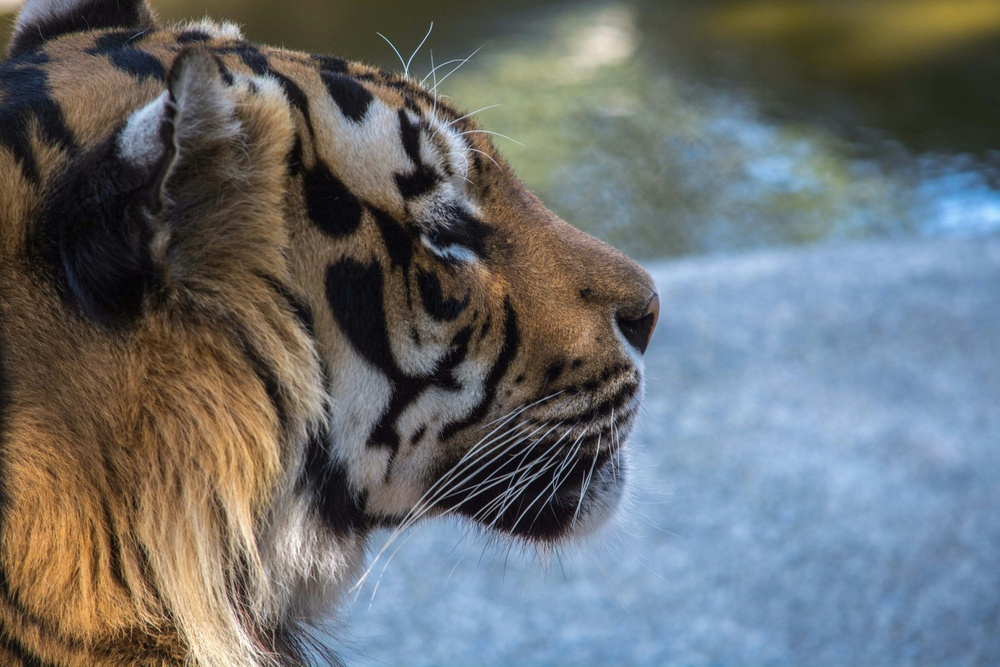
#> input picture input/image1.jpg, 1000 x 667 px, shrunk from 3000 x 2000 before the run; its folder holds only this picture in this run
$ python sobel-edge-detection.py
#> lines starting #> are read from the running program, lines starting #| are printed output that depends on the picture
# detect_sobel_ultra_optimized.py
import os
import time
from PIL import Image
from concurrent.futures import ProcessPoolExecutor

def read_image_with_pillow(filename):
#> called with filename = '../input/image1.jpg'
    try:
        with Image.open(filename) as img:
#> img is the input picture: PIL image 1000x667 RGB; mean R, G, B 106.5, 110.2, 112.1
            grayscale_img = img.convert('L')
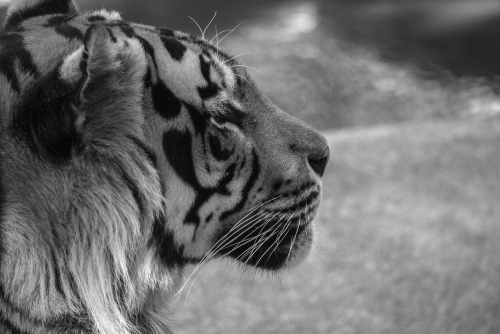
#> grayscale_img: PIL image 1000x667 L (shown at 1/2 size); min 1, max 254, mean 109.3
            width, height = grayscale_img.size
            pixel_data = list(grayscale_img.getdata())
#> pixel_data = 667000 items
            image_matrix = [pixel_data[i * width:(i + 1) * width] for i in range(height)]
#> image_matrix = 667 items
            return image_matrix, width, height
    except Exception as e:
        print(f"Erro ao ler o arquivo {filename}: {e}")
        return None, 0, 0

def write_image_with_pillow(filename, image_matrix, width, height):
    try:
        img = Image.new('L', (width, height))
        pixel_data = [pixel for row in image_matrix for pixel in row]
        img.putdata(pixel_data)
        img.save(filename)
    except Exception as e:
        print(f"Erro ao salvar o arquivo {filename}: {e}")

def process_chunk(args):
    image, width, start_row, end_row = args
    sobel_chunk = [[0] * width for _ in range(end_row - start_row)]

    for r in range(max(1, start_row), min(end_row, len(image)-1)):
        for c in range(1, width-1):
            # Cálculo direto de Gx e Gy
            gx = (image[r-1][c+1] + 2*image[r][c+1] + image[r+1][c+1]) - \
                 (image[r-1][c-1] + 2*image[r][c-1] + image[r+1][c-1])

            gy = (image[r-1][c-1] + 2*image[r-1][c] + image[r-1][c+1]) - \
                 (image[r+1][c-1] + 2*image[r+1][c] + image[r+1][c+1])

            magnitude = abs(gx) + abs(gy)
            sobel_chunk[r - start_row][c] = magnitude

    return start_row, end_row, sobel_chunk

def apply_sobel_filter_ultra_optimized(image, width, height):
    num_workers = os.cpu_count() or 4
    chunk_size = (height + num_workers - 1) // num_workers
    chunks = []

    for i in range(num_workers):
        start_row = i * chunk_size
        end_row = min((i + 1) * chunk_size, height)
        chunks.append((image, width, start_row, end_row))

    sobel_image = [[0] * width for _ in range(height)]

    with ProcessPoolExecutor(max_workers=num_workers) as executor:
        results = executor.map(process_chunk, chunks)

        for start_row, end_row, chunk_data in results:
            for r in range(start_row, end_row):
                sobel_image[r] = chunk_data[r - start_row]

    # Normalização
    max_magnitude = max(max(row) for row in sobel_image)
    if max_magnitude > 0:
        for r in range(height):
            for c in range(width):
                sobel_image[r][c] = int((sobel_image[r][c] / max_magnitude) * 255)

    return sobel_image

if __name__ == "__main__":
    start_time = time.time()
    INPUT_FOLDER = "../input"
    SOBEL_OUTPUT_FOLDER = "sobel_edge_detection_output_ultra_optimized"
    os.makedirs(SOBEL_OUTPUT_FOLDER, exist_ok=True)

    print("="*50)
    print("SCRIPT ULTRA OTIMIZADO: DETECÇÃO DE BORDAS COM SOBEL")
    print(f"Pasta de Entrada: '{INPUT_FOLDER}'")
    print(f"Pasta de Saída: '{SOBEL_OUTPUT_FOLDER}'")
    print("="*50)

    if not os.path.isdir(INPUT_FOLDER):
        print(f"\nERRO: A pasta de entrada '{INPUT_FOLDER}' não foi encontrada.")
        print("Crie a pasta e coloque suas imagens nela.")
    else:
        files_to_process = os.listdir(INPUT_FOLDER)
        num_processed = 0
        for filename in files_to_process:
            if filename.lower().endswith(('.png', '.jpg', '.jpeg', '.bmp')):
                input_path = os.path.join(INPUT_FOLDER, filename)
                print(f"\n--- Processando: {filename} ---")

                original_image, width, height = read_image_with_pillow(input_path)
#> original_image = 667 items; height = 667
                if original_image:
                    sobel_image = apply_sobel_filter_ultra_optimized(original_image, width, height)
#> in apply_sobel_filter_ultra_optimized, `chunk_size = (height + num_workers - 1) // num_workers`: chunk_size = 334
#> the loop in apply_sobel_filter_ultra_optimized, `for i in range(num_workers):` made 2 passes
#> (start_row, end_row) on passes 1 to 2: (0, 334), (334, 667)
#> after the loop in apply_sobel_filter_ultra_optimized, `for i in range(num_workers):`: chunks = 2 items
#> in apply_sobel_filter_ultra_optimized, `sobel_image = [[0] * width for _ in range(height)]`: sobel_image = 667 items
#> the loop in apply_sobel_filter_ultra_optimized, `for start_row, end_row, chunk_data in results:` made 2 passes
#> in apply_sobel_filter_ultra_optimized, `max_magnitude = max(max(row) for row in sobel_image)`: max_magnitude = 922
#> sobel_image = 667 items

                    base_name, _ = os.path.splitext(filename)
                    output_path = os.path.join(SOBEL_OUTPUT_FOLDER, f"sobel_{base_name}.png")

                    write_image_with_pillow(output_path, sobel_image, width, height)
#> in write_image_with_pillow, `pixel_data = [pixel for row in image_matrix for pixel in row]`: pixel_data = 667000 items
#> in write_image_with_pillow, `img.putdata(pixel_data)`:
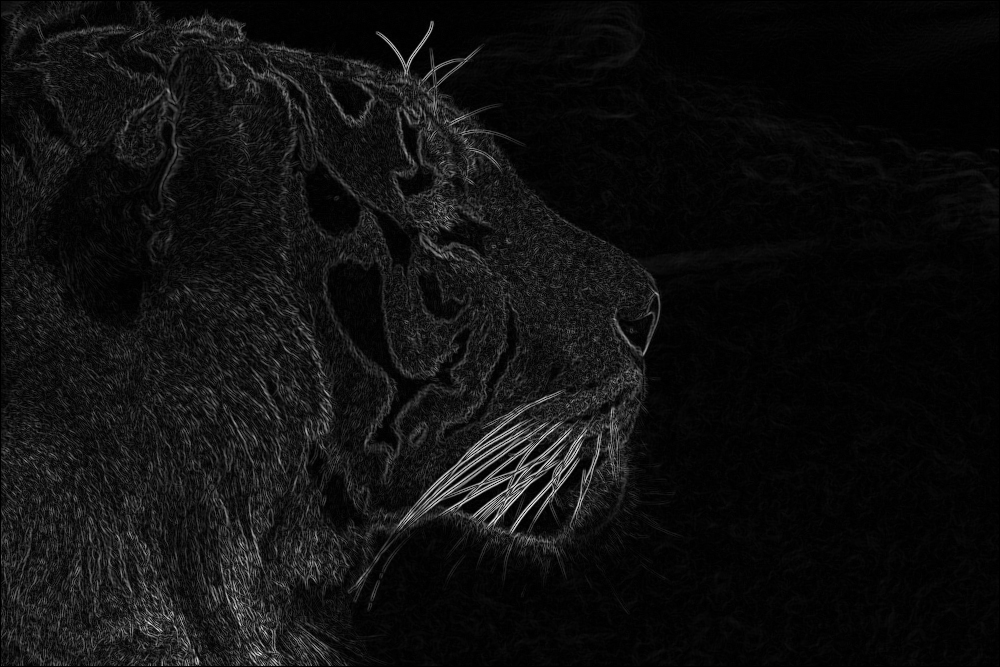
#> img: PIL image 1000x667 L; min 0, max 255, mean 15.7
                    print(f"Resultado do Sobel salvo em: {output_path}")
                    num_processed += 1

        end_time = time.time()
        print("\n" + "="*50)
        print("Detecção de bordas concluída!")
        print(f"Total de imagens processadas: {num_processed}")
        print(f"Tempo de execução: {end_time - start_time:.2f} segundos.")
        print("="*50)

$ run again, on input/image13.jpg
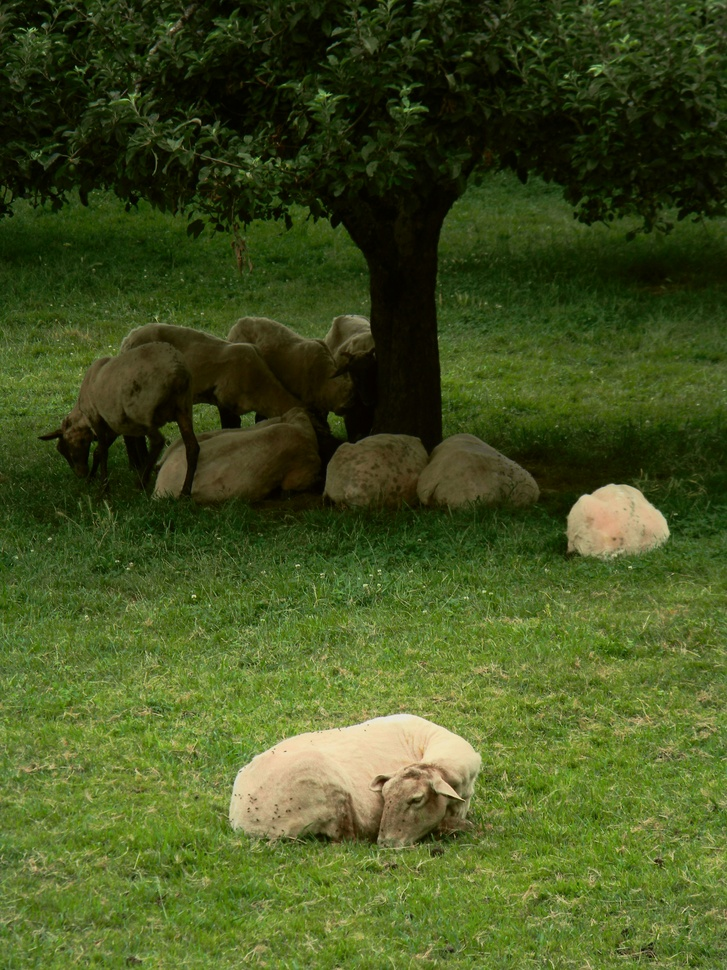
#> input picture input/image13.jpg, 727 x 970 px, shrunk from 3000 x 4000 before the run
#> in read_image_with_pillow, img is the input picture: PIL image 727x970 RGB; mean R, G, B 68.1, 83, 32.4
#> in read_image_with_pillow, `grayscale_img = img.convert('L')`:
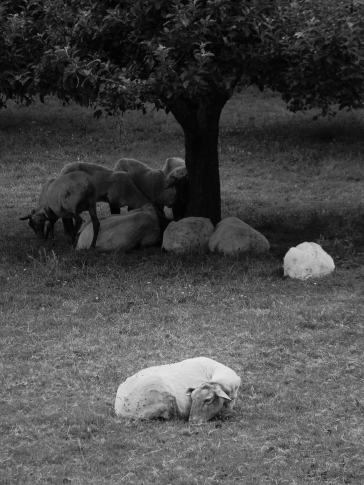
#> grayscale_img: PIL image 727x970 L (shown at 1/2 size); min 1, max 237, mean 72.7
#> in read_image_with_pillow, `pixel_data = list(grayscale_img.getdata())`: pixel_data = 705190 items
#> image_matrix = 970 items
#> `original_image, width, height = read_image_with_pillow(input_path)`: height = 970
#> chunk_size = 485
#> the loop in apply_sobel_filter_ultra_optimized, `for i in range(num_workers):` made 2 passes
#> (start_row, end_row) on passes 1 to 2: (0, 485), (485, 970)
#> after the loop in apply_sobel_filter_ultra_optimized, `for i in range(num_workers):`: chunks = 2 items
#> in apply_sobel_filter_ultra_optimized, `sobel_image = [[0] * width for _ in range(height)]`: sobel_image = 970 items
#> the loop in apply_sobel_filter_ultra_optimized, `for start_row, end_row, chunk_data in results:` made 2 passes
#> max_magnitude = 1016
#> `sobel_image = apply_sobel_filter_ultra_optimized(original_image, width..`: sobel_image = 970 items
#> in write_image_with_pillow, `pixel_data = [pixel for row in image_matrix for pixel in row]`: pixel_data = 705190 items
#> in write_image_with_pillow, `img.putdata(pixel_data)`:
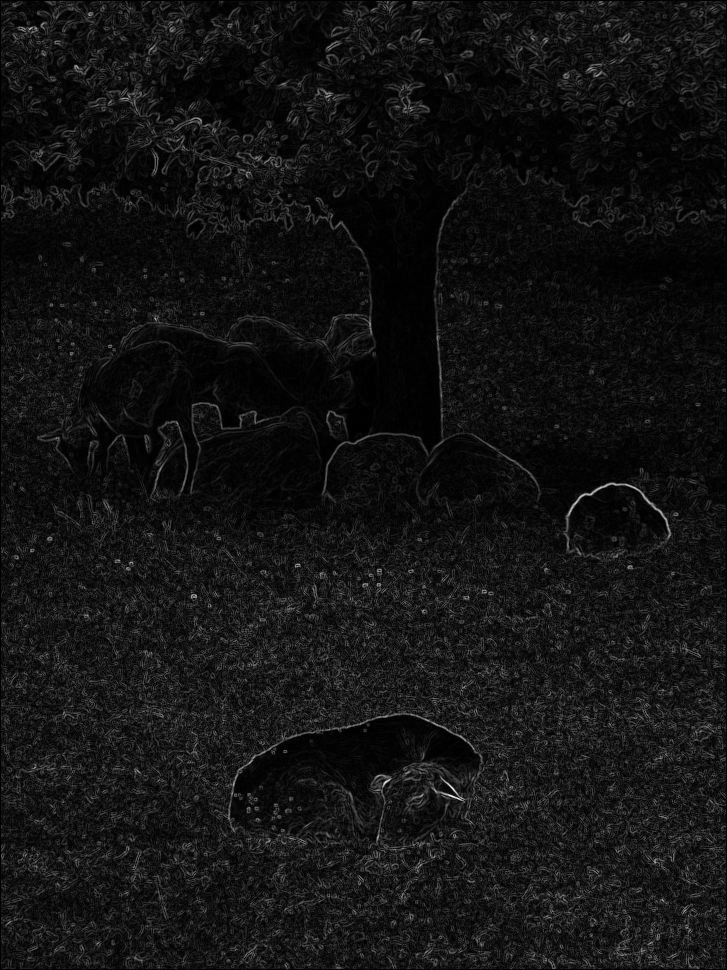
#> img: PIL image 727x970 L; min 0, max 255, mean 19.1

$ run again, on input/image15.jpg
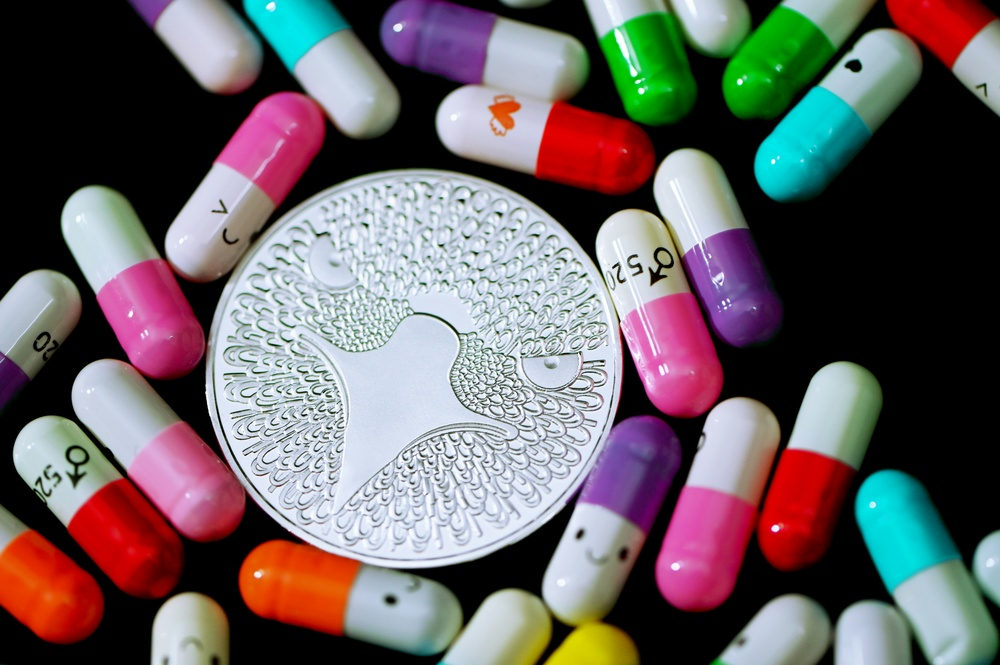
#> input picture input/image15.jpg, 1000 x 665 px, shrunk from 6048 x 4024 before the run
#> in read_image_with_pillow, img is the input picture: PIL image 1000x665 RGB; mean R, G, B 106.9, 98.5, 100.9
#> in read_image_with_pillow, `grayscale_img = img.convert('L')`:
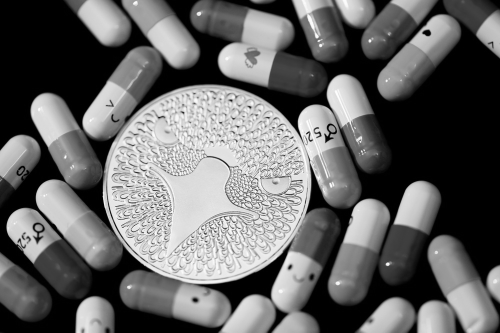
#> grayscale_img: PIL image 1000x665 L (shown at 1/2 size); min 0, max 255, mean 101.3
#> in read_image_with_pillow, `pixel_data = list(grayscale_img.getdata())`: pixel_data = 665000 items
#> image_matrix = 665 items
#> `original_image, width, height = read_image_with_pillow(input_path)`: height = 665
#> chunk_size = 333
#> the loop in apply_sobel_filter_ultra_optimized, `for i in range(num_workers):` made 2 passes
#> (start_row, end_row) on passes 1 to 2: (0, 333), (333, 665)
#> after the loop in apply_sobel_filter_ultra_optimized, `for i in range(num_workers):`: chunks = 2 items
#> in apply_sobel_filter_ultra_optimized, `sobel_image = [[0] * width for _ in range(height)]`: sobel_image = 665 items
#> the loop in apply_sobel_filter_ultra_optimized, `for start_row, end_row, chunk_data in results:` made 2 passes
#> max_magnitude = 1332
#> `sobel_image = apply_sobel_filter_ultra_optimized(original_image, width..`: sobel_image = 665 items
#> in write_image_with_pillow, `pixel_data = [pixel for row in image_matrix for pixel in row]`: pixel_data = 665000 items
#> in write_image_with_pillow, `img.putdata(pixel_data)`:
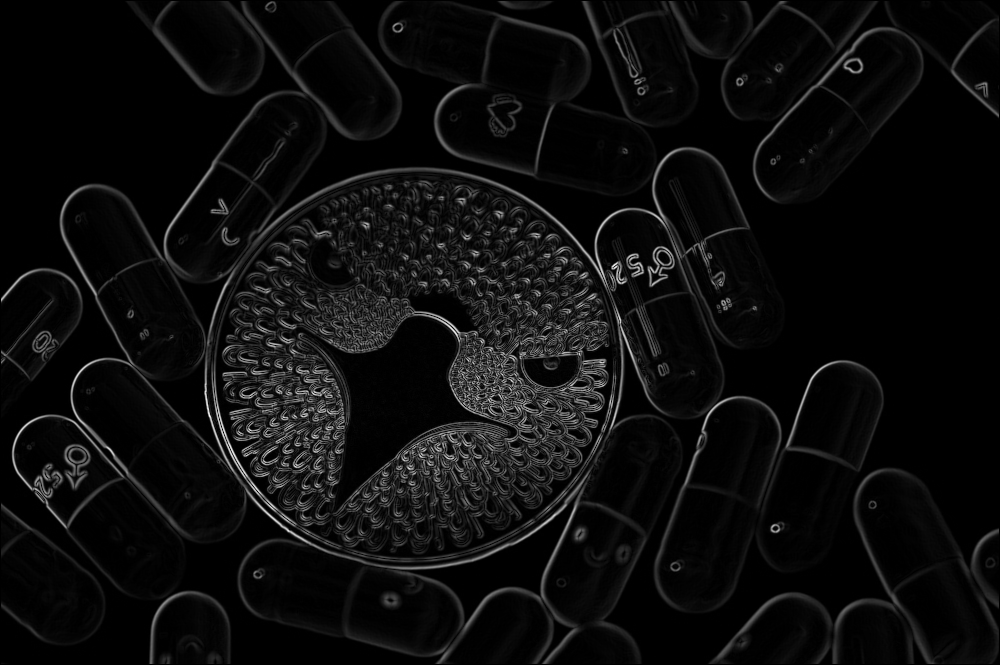
#> img: PIL image 1000x665 L; min 0, max 255, mean 13.1
